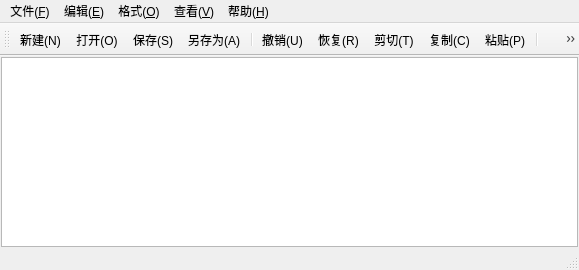
<?xml version="1.0" encoding="UTF-8"?>
<ui version="4.0">
 <class>MainWindow</class>
 <widget class="QMainWindow" name="MainWindow">
  <property name="geometry">
   <rect>
    <x>0</x>
    <y>0</y>
    <width>579</width>
    <height>270</height>
   </rect>
  </property>
  <property name="windowTitle">
   <string>无标题.txt - 小牛文本编辑器</string>
  </property>
  <widget class="QWidget" name="centralwidget">
   <layout class="QGridLayout" name="gridLayout">
    <property name="leftMargin">
     <number>1</number>
    </property>
    <property name="topMargin">
     <number>1</number>
    </property>
    <property name="rightMargin">
     <number>1</number>
    </property>
    <property name="bottomMargin">
     <number>1</number>
    </property>
    <item row="0" column="0">
     <widget class="CodeEditor" name="TextEdit"/>
    </item>
   </layout>
  </widget>
  <widget class="QMenuBar" name="menubar">
   <property name="geometry">
    <rect>
     <x>0</x>
     <y>0</y>
     <width>579</width>
     <height>21</height>
    </rect>
   </property>
   <widget class="QMenu" name="menu_F">
    <property name="title">
     <string>文件(&amp;F)</string>
    </property>
    <addaction name="actionNew"/>
    <addaction name="actionOpen"/>
    <addaction name="actionSave"/>
    <addaction name="actionSaveAs"/>
   </widget>
   <widget class="QMenu" name="menu_E">
    <property name="title">
     <string>编辑(&amp;E)</string>
    </property>
    <addaction name="actionUndo_2"/>
    <addaction name="actionRedo"/>
    <addaction name="actionCut"/>
    <addaction name="actionCopy"/>
    <addaction name="actionPaste"/>
    <addaction name="separator"/>
    <addaction name="actionFind"/>
    <addaction name="actionReplace"/>
    <addaction name="separator"/>
    <addaction name="actionSelectAll"/>
   </widget>
   <widget class="QMenu" name="menu_O">
    <property name="title">
     <string>格式(&amp;O)</string>
    </property>
    <addaction name="actionWordWrap"/>
    <addaction name="actionShowLineNumbers"/>
    <addaction name="actionFont"/>
    <addaction name="actionFontColor"/>
    <addaction name="separator"/>
    <addaction name="actionFontBackgroundColor"/>
    <addaction name="actionEditorBackgroundColor"/>
   </widget>
   <widget class="QMenu" name="menu_V">
    <property name="title">
     <string>查看(&amp;V)</string>
    </property>
    <addaction name="actiontoolbar"/>
    <addaction name="actionStatusBar"/>
   </widget>
   <widget class="QMenu" name="menu_H">
    <property name="title">
     <string>帮助(&amp;H)</string>
    </property>
    <addaction name="actionAbout"/>
   </widget>
   <addaction name="menu_F"/>
   <addaction name="menu_E"/>
   <addaction name="menu_O"/>
   <addaction name="menu_V"/>
   <addaction name="menu_H"/>
  </widget>
  <widget class="QStatusBar" name="statusbar"/>
  <widget class="QToolBar" name="toolBar">
   <property name="windowTitle">
    <string>toolBar</string>
   </property>
   <attribute name="toolBarArea">
    <enum>TopToolBarArea</enum>
   </attribute>
   <attribute name="toolBarBreak">
    <bool>false</bool>
   </attribute>
   <addaction name="actionNew"/>
   <addaction name="actionOpen"/>
   <addaction name="actionSave"/>
   <addaction name="actionSaveAs"/>
   <addaction name="separator"/>
   <addaction name="actionUndo_2"/>
   <addaction name="actionRedo"/>
   <addaction name="actionCut"/>
   <addaction name="actionCopy"/>
   <addaction name="actionPaste"/>
   <addaction name="separator"/>
   <addaction name="actiontoolbar"/>
   <addaction name="actionStatusBar"/>
   <addaction name="separator"/>
   <addaction name="actionSelectAll"/>
   <addaction name="actionWordWrap"/>
   <addaction name="actionFont"/>
   <addaction name="actionShowLineNumbers"/>
   <addaction name="separator"/>
   <addaction name="actionFind"/>
   <addaction name="actionReplace"/>
  </widget>
  <action name="actionNew">
   <property name="icon">
    <iconset resource="res.qrc">
     <normaloff>:/img/new-32.png</normaloff>:/img/new-32.png</iconset>
   </property>
   <property name="text">
    <string>新建(&amp;N)</string>
   </property>
   <property name="toolTip">
    <string>新建</string>
   </property>
   <property name="shortcut">
    <string>Ctrl+N</string>
   </property>
  </action>
  <action name="actionOpen">
   <property name="icon">
    <iconset resource="res.qrc">
     <normaloff>:/img/open-32.png</normaloff>:/img/open-32.png</iconset>
   </property>
   <property name="text">
    <string>打开(&amp;O)</string>
   </property>
   <property name="toolTip">
    <string>打开</string>
   </property>
   <property name="shortcut">
    <string>Ctrl+O</string>
   </property>
  </action>
  <action name="actionSave">
   <property name="icon">
    <iconset resource="res.qrc">
     <normaloff>:/img/save-32.png</normaloff>:/img/save-32.png</iconset>
   </property>
   <property name="text">
    <string>保存(&amp;S)</string>
   </property>
   <property name="shortcut">
    <string>Ctrl+S</string>
   </property>
  </action>
  <action name="actionSaveAs">
   <property name="icon">
    <iconset resource="res.qrc">
     <normaloff>:/img/save-as-32.png</normaloff>:/img/save-as-32.png</iconset>
   </property>
   <property name="text">
    <string>另存为(&amp;A)</string>
   </property>
   <property name="toolTip">
    <string>另存为</string>
   </property>
   <property name="shortcut">
    <string>Ctrl+Shift+S</string>
   </property>
  </action>
  <action name="actionRedo">
   <property name="icon">
    <iconset resource="res.qrc">
     <normaloff>:/img/redo-32.png</normaloff>:/img/redo-32.png</iconset>
   </property>
   <property name="text">
    <string>恢复(&amp;R)</string>
   </property>
   <property name="toolTip">
    <string>恢复</string>
   </property>
   <property name="shortcut">
    <string>Ctrl+Shift+Z</string>
   </property>
  </action>
  <action name="actionCut">
   <property name="icon">
    <iconset resource="res.qrc">
     <normaloff>:/img/cut-32.png</normaloff>:/img/cut-32.png</iconset>
   </property>
   <property name="text">
    <string>剪切(&amp;T)</string>
   </property>
   <property name="toolTip">
    <string>剪切</string>
   </property>
   <property name="shortcut">
    <string>Ctrl+X</string>
   </property>
  </action>
  <action name="actionCopy">
   <property name="icon">
    <iconset resource="res.qrc">
     <normaloff>:/img/copy-32.png</normaloff>:/img/copy-32.png</iconset>
   </property>
   <property name="text">
    <string>复制(&amp;C)</string>
   </property>
   <property name="toolTip">
    <string>复制</string>
   </property>
   <property name="shortcut">
    <string>Ctrl+C</string>
   </property>
  </action>
  <action name="actionPaste">
   <property name="icon">
    <iconset resource="res.qrc">
     <normaloff>:/img/paste-32.png</normaloff>:/img/paste-32.png</iconset>
   </property>
   <property name="text">
    <string>粘贴(P)</string>
   </property>
   <property name="toolTip">
    <string>粘贴</string>
   </property>
   <property name="shortcut">
    <string>Ctrl+V</string>
   </property>
  </action>
  <action name="actionUndo_2">
   <property name="icon">
    <iconset resource="res.qrc">
     <normaloff>:/img/undo-32.png</normaloff>:/img/undo-32.png</iconset>
   </property>
   <property name="text">
    <string>撤销(U)</string>
   </property>
   <property name="toolTip">
    <string>撤销</string>
   </property>
   <property name="shortcut">
    <string>Ctrl+Z</string>
   </property>
  </action>
  <action name="actionFind">
   <property name="icon">
    <iconset resource="res.qrc">
     <normaloff>:/img/find-32.png</normaloff>:/img/find-32.png</iconset>
   </property>
   <property name="text">
    <string>查找(&amp;F)</string>
   </property>
   <property name="toolTip">
    <string>查找</string>
   </property>
   <property name="shortcut">
    <string>Ctrl+F</string>
   </property>
  </action>
  <action name="actionReplace">
   <property name="icon">
    <iconset resource="res.qrc">
     <normaloff>:/img/replace-32.png</normaloff>:/img/replace-32.png</iconset>
   </property>
   <property name="text">
    <string>替换(R)</string>
   </property>
   <property name="toolTip">
    <string>替换</string>
   </property>
   <property name="shortcut">
    <string>Ctrl+H</string>
   </property>
  </action>
  <action name="actionSelectAll">
   <property name="icon">
    <iconset resource="res.qrc">
     <normaloff>:/img/select-all-32.png</normaloff>:/img/select-all-32.png</iconset>
   </property>
   <property name="text">
    <string>全选(A)</string>
   </property>
   <property name="toolTip">
    <string>全选</string>
   </property>
   <property name="shortcut">
    <string>Ctrl+A</string>
   </property>
  </action>
  <action name="actionWordWrap">
   <property name="icon">
    <iconset resource="res.qrc">
     <normaloff>:/img/wrap-32.png</normaloff>:/img/wrap-32.png</iconset>
   </property>
   <property name="text">
    <string>自动换行(W)</string>
   </property>
   <property name="toolTip">
    <string>自动换行</string>
   </property>
  </action>
  <action name="actionShowLineNumbers">
   <property name="icon">
    <iconset resource="res.qrc">
     <normaloff>:/img/line-numbers-32.png</normaloff>:/img/line-numbers-32.png</iconset>
   </property>
   <property name="text">
    <string>显示行号(L)</string>
   </property>
   <property name="toolTip">
    <string>显示行号</string>
   </property>
   <property name="shortcut">
    <string>Ctrl+L</string>
   </property>
  </action>
  <action name="actionFont">
   <property name="icon">
    <iconset resource="res.qrc">
     <normaloff>:/img/font-32.png</normaloff>:/img/font-32.png</iconset>
   </property>
   <property name="text">
    <string>字体(&amp;F)</string>
   </property>
   <property name="toolTip">
    <string>字体</string>
   </property>
  </action>
  <action name="actionFontColor">
   <property name="text">
    <string>字体颜色(&amp;K)</string>
   </property>
   <property name="toolTip">
    <string>字体颜色</string>
   </property>
  </action>
  <action name="actionFontBackgroundColor">
   <property name="text">
    <string>字体背景色(&amp;B)</string>
   </property>
   <property name="toolTip">
    <string>字体背景色</string>
   </property>
  </action>
  <action name="actionEditorBackgroundColor">
   <property name="text">
    <string>编辑器背景色(&amp;E)</string>
   </property>
   <property name="toolTip">
    <string>编辑器背景色</string>
   </property>
  </action>
  <action name="actiontoolbar">
   <property name="icon">
    <iconset resource="res.qrc">
     <normaloff>:/img/toolbar-32.png</normaloff>:/img/toolbar-32.png</iconset>
   </property>
   <property name="text">
    <string>工具栏(T)</string>
   </property>
   <property name="toolTip">
    <string>工具栏</string>
   </property>
  </action>
  <action name="actionStatusBar">
   <property name="icon">
    <iconset resource="res.qrc">
     <normaloff>:/img/status-bar-32.png</normaloff>:/img/status-bar-32.png</iconset>
   </property>
   <property name="text">
    <string>状态栏(S)</string>
   </property>
   <property name="toolTip">
    <string>状态栏</string>
   </property>
  </action>
  <action name="actionAbout">
   <property name="icon">
    <iconset resource="res.qrc">
     <normaloff>:/img/about-32.png</normaloff>:/img/about-32.png</iconset>
   </property>
   <property name="text">
    <string>关于(A)</string>
   </property>
   <property name="toolTip">
    <string>关于</string>
   </property>
  </action>
 </widget>
 <customwidgets>
  <customwidget>
   <class>CodeEditor</class>
   <extends>QPlainTextEdit</extends>
   <header>mainwindow.h</header>
   <container>1</container>
  </customwidget>
 </customwidgets>
 <tabstops>
  <tabstop>TextEdit</tabstop>
 </tabstops>
 <resources>
  <include location="res.qrc"/>
 </resources>
 <connections/>
</ui>
